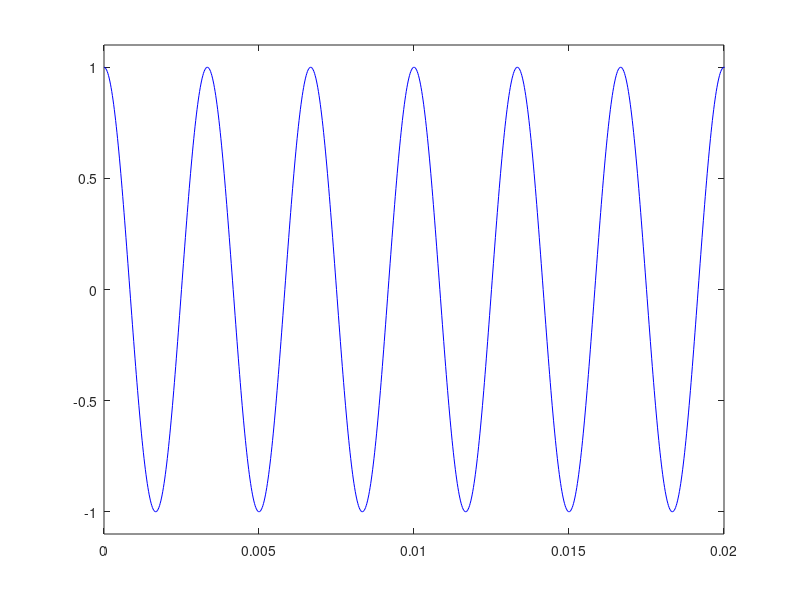
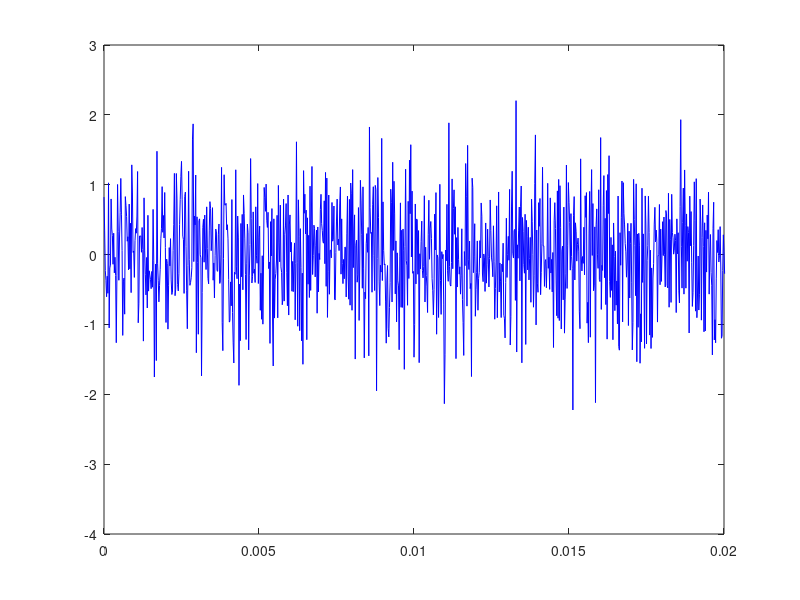
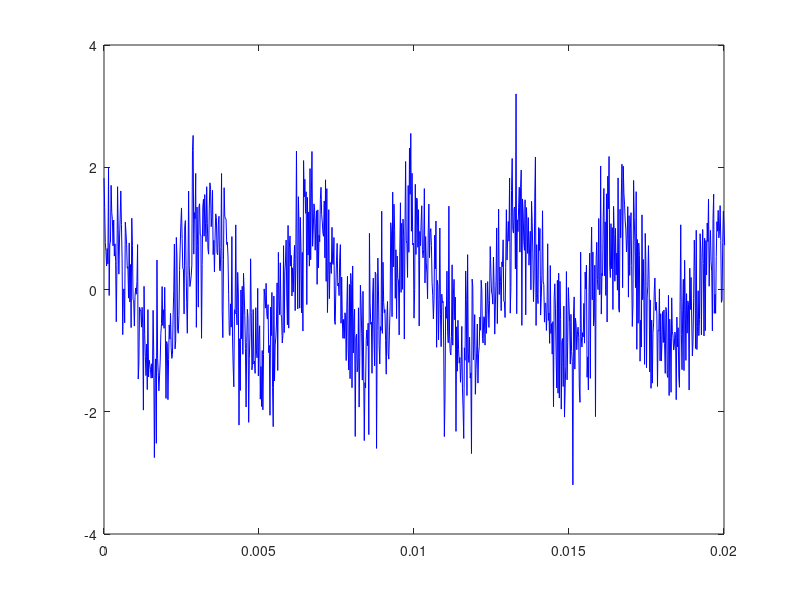
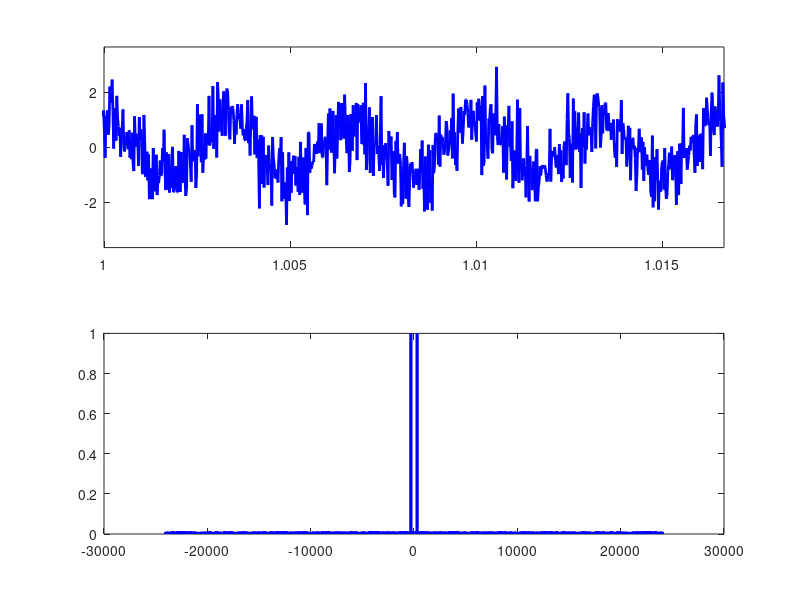

Write MATLAB code to recreate these figures, in order.
clear all;
clc;

fs = 48000;
D = 2;
t = linspace(0,D,D*fs);
fm = 300; %fm = 440*2^((-5)/12); % fm = 261.6256 (do' medio)
x = cos(2*pi*fm*t);
Px = mean(x.^2);
figure(1); plot(t,x,'b-'); axis([0 0.02 -1.1 1.1])
SNR_dB = 0;
SNR = 10^(SNR_dB/10);
Pz = Px/SNR;
z = sqrt(Pz)*randn(1,length(t));
figure(2); plot(t,z,'b-'); xlim([0 0.02]); %axis([0 0.02 -1.1 1.1])
y = x+z;
figure(3); plot(t,y,'b-'); xlim([0 0.02]);

%break

%sound(x,fs)
%sound(z,fs)
%sound(y,fs)

N = length(t);
f0 = fs/N;
f = (-floor(N/2)+[0:N-1])*f0;

W = 350;
X = fftshift(fft((x)))/fs;
Y = fftshift(fft((y)))/fs;
V = Y.*(abs(f)<W);
v = fftshift(ifft(ifftshift(V)))*fs;

hold off;
figure(4);
subplot(2,1,1); hold off;
plot(t,y,'b-','LineWidth',2); 
%hold on;
%plot(t,v,'r-','LineWidth',2);
ylim([-max(abs(y)) max(abs(y))]); xlim([D/2 D/2+5/fm]);
subplot(2,1,2);  hold off;
plot(f,abs(Y),'b-','LineWidth',2); 
%hold on;
%plot(f,abs(V),'r-','LineWidth',2);
%plot([-W -W W W],[-10 10 10 -10],'k--');
%ylim([0 0.03]); xlim([-fs/24 fs/24]);
hold off;

hold off;
figure(5);
subplot(2,1,1); hold off;
plot(t,y,'b-','LineWidth',2); hold on;
plot(t,v,'r-','LineWidth',2);
ylim([-max(abs(y)) max(abs(y))]); xlim([D/2 D/2+5/fm]);
subplot(2,1,2);  hold off;
plot(f,abs(Y),'b-','LineWidth',2); hold on;
plot(f,abs(V),'r-','LineWidth',2);
%plot([-W -W W W],[-10 10 10 -10],'k--');
ylim([0 0.03]); xlim([-fs/24 fs/24]);
hold off;
